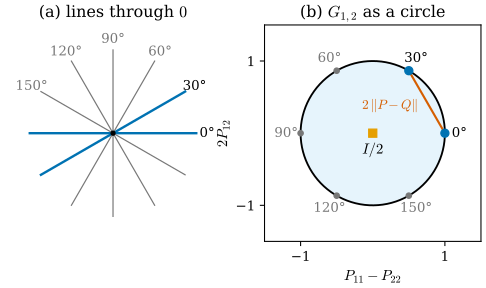

This figure's Python source:
"""Figure 46.3.1: lines through the origin of R^2 and their projection matrices.

(a) lines with angles 0, 30, 60, 90, 120, 150 degrees; the lines at 0 and 30 degrees are highlighted.
(b) each projection P(theta) drawn at (P11 - P22, 2 P12) = (cos 2 theta, sin 2 theta): G_{1,2} is the unit circle,
the angle is doubled (theta and theta + pi give the same point). The chord between the points of 0 and 30 degrees
has length 1, and ||P - Q||_op = sin 30 = 1/2 is half of it. The centre is I/2 = (P_h + P_v)/2, the average of the
horizontal and vertical lines (not a projection).

Run from the project root: PYTHONPATH=tools python3 chapters/46-varifold-background/figures/fig-46-3-1-projection-disk.py
"""
import sys
from pathlib import Path

import numpy as np

sys.path.insert(0, str(Path(__file__).resolve().parents[1] / "lib"))
import dgfig  # noqa: E402

dgfig.setup()
import matplotlib.pyplot as plt  # noqa: E402

import var46 as v  # noqa: E402

C = dgfig.COLORS
angles = np.array([0, 30, 60, 90, 120, 150])
th = np.radians(angles)
P = v.line_proj(th)
xy = v.proj_coords(P)

# self-checks: coordinates are (cos 2 theta, sin 2 theta); half chord = operator distance = |sin|
assert np.allclose(xy, np.stack([np.cos(2 * th), np.sin(2 * th)], 1))
chord = np.linalg.norm(xy[0] - xy[1])
assert abs(chord - 1.0) < 1e-12 and abs(v.op_dist(P[0], P[1]) - 0.5) < 1e-12
assert abs(v.fro_dist(P[0], P[1]) - np.sqrt(2) / 2) < 1e-12
assert np.allclose(0.5 * (v.P_H + v.P_V), np.eye(2) / 2) and np.allclose(v.proj_coords(np.eye(2) / 2), 0)

fig, axes = plt.subplots(1, 2, figsize=(6.4, 3.2))
ax = axes[0]
for a, t in zip(angles, th):
    hi = a in (0, 30)
    u = np.array([np.cos(t), np.sin(t)])
    ax.plot([-u[0], u[0]], [-u[1], u[1]], color=C["tangent"] if hi else C["aux"], lw=1.8 if hi else 0.9)
    ax.text(1.13 * u[0], 1.13 * u[1], f"{a}°", fontsize=10, ha="center", va="center",
            color=C["main"] if hi else C["aux"])
ax.plot(0, 0, "o", color=C["main"], ms=3)
ax.set_aspect("equal")
ax.set_xlim(-1.3, 1.3)
ax.set_ylim(-1.3, 1.3)
ax.set_axis_off()
ax.set_title(r"(a) lines through $0$", fontsize=12)

ax = axes[1]
tt = np.linspace(0, 2 * np.pi, 400)
ax.fill(np.cos(tt), np.sin(tt), color=C["region"], alpha=0.15, lw=0)
ax.plot(np.cos(tt), np.sin(tt), color=C["main"], lw=1.4)
ax.plot([xy[0, 0], xy[1, 0]], [xy[0, 1], xy[1, 1]], color=C["normal"], lw=1.6)
for a, p in zip(angles, xy):
    hi = a in (0, 30)
    ax.plot(*p, "o", color=C["tangent"] if hi else C["aux"], ms=6 if hi else 4, zorder=3)
    ax.text(1.2 * p[0], 1.2 * p[1], f"{a}°", fontsize=10, ha="center", va="center",
            color=C["main"] if hi else C["aux"])
mid = 0.5 * (xy[0] + xy[1])
ax.text(mid[0] - 0.12, mid[1] - 0.05, r"$2\,\|P-Q\|$", fontsize=10, ha="right", va="center", color=C["normal"])
ax.plot(0, 0, "s", color=C["accent"], ms=6, zorder=3)
ax.text(0.0, -0.13, r"$I/2$", fontsize=11, ha="center", va="top")
ax.set_aspect("equal")
ax.set_xlim(-1.5, 1.5)
ax.set_ylim(-1.5, 1.5)
ax.set_xlabel(r"$P_{11} - P_{22}$")
ax.set_ylabel(r"$2P_{12}$")
ax.set_xticks([-1, 1])
ax.set_yticks([-1, 1])
ax.set_title(r"(b) $G_{1,2}$ as a circle", fontsize=12)

dgfig.save(fig, __file__)
